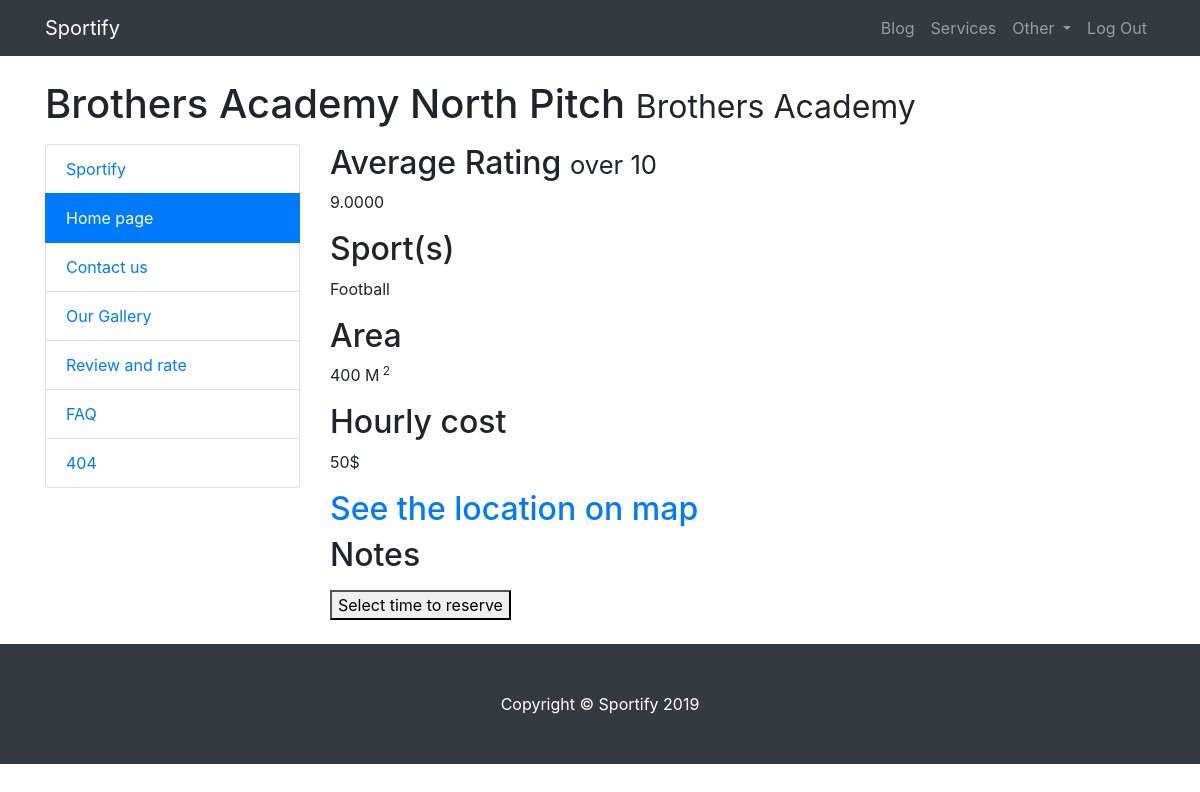
/sidebarpg.php?id=47, run on the app's committed database.
### tables this page shows
CREATE TABLE `activity` (
  `id` int(11) NOT NULL,
  `scid` int(11) NOT NULL,
  `adminid` int(11) NOT NULL,
  `name` varchar(50) NOT NULL,
  `area` int(11) NOT NULL,
  `type` varchar(50) NOT NULL,
  `MonthSub` int(11) NOT NULL,
  `hrcost` int(11) NOT NULL,
  `sport` varchar(50) NOT NULL,
  `notes` text NOT NULL,
  `longitude` float NOT NULL,
  `latitude` float NOT NULL,
  `phone` varchar(15) NOT NULL,
  `opentime` time NOT NULL,
  `closetime` time NOT NULL,
  `email` text NOT NULL,
  `city` varchar(10) NOT NULL
);

CREATE TABLE `sc` (
  `id` int(11) NOT NULL,
  `name` varchar(50) NOT NULL
);

### getall.php (called while the page is built, shortened)
<?php
$id = $_GET['id'];
$con=mysqli_connect("localhost","root","","sportify");
	$sq = "select * from activity where id = $id";
	$r = mysqli_query($con, $sq);
	if(mysqli_num_rows($r)== 1){
		$row = mysqli_fetch_array($r);
		$area = $row['area'];
		$hr = $row['hrcost'];
		$sport = $row['sport'];
		$avgquery = "SELECT activity.id, revsub.cid, AVG(review.rate) AS average FROM activity INNER join revsub on activity.id = revsub.actid INNER JOIN review on review.id = revsub.rid where activity.id = $id";
		$avgresult = mysqli_query($con, $avgquery);
		$ro = mysqli_fetch_array($avgresult);
		$namequery = "select activity.name, sc.name from activity inner join sc on activity.scid = sc.id where activity.id = $id";
		$namesexec = mysqli_query($con, $namequery);
		$roname = mysqli_fetch_array($namesexec);
		$clubname = $roname[0];
		$activityname = $roname[1];
	}
?>

### sidebarpg.php (the view, shortened to what this page needs)
<!DOCTYPE html>
<?php
	require("getall.php");
?>
<html lang="en">
<head>
  <link href="vendor/bootstrap/css/bootstrap.min.css" rel="stylesheet">
  <link href="css/modern-business.css" rel="stylesheet">
</head>
<body>
  <nav class="navbar fixed-top navbar-expand-lg navbar-dark bg-dark fixed-top">
    <div class="container">
      <a class="navbar-brand" href="index.php">Sportify</a>
      <div class="collapse navbar-collapse" id="navbarResponsive">
        <ul class="navbar-nav ml-auto">
		<li class="nav-item">
            <a class="nav-link" href="blog.php">Blog</a>
          </li>
          <li class="nav-item">
            <a class="nav-link" href="services.html">Services</a>
          </li>
          <li class="nav-item dropdown">
            <a class="nav-link dropdown-toggle" href="#" id="navbarDropdownBlog" data-toggle="dropdown" aria-haspopup="true" aria-expanded="false">
              Other
            </a>
          </li>
		<li class="nav-item">
            <a class="nav-link" href="logout.php">Log Out</a>
          </li>
		</ul>
      </div>
    </div>
  </nav>
  <div class="container">
    <h1 class="mt-4 mb-3"> <?php echo $clubname ?>
      <small> <?php echo $activityname ?> </small>
    </h1>
    <div class="row">
      <div class="col-lg-3 mb-4">
        <div class="list-group">
          <a href="home.php" class="list-group-item">Sportify</a>
          <a href="sidebar.html" class="list-group-item active">Home page</a>
          <a href="contact.php?id=<?php echo $_GET['id'] ?>" class="list-group-item">Contact us</a>
		  <a href="portfolio-1-col.php?id=<?php echo $_GET['id'] ?>" class="list-group-item">Our Gallery</a>
          <a href="reviews.php?id=<?php echo $_GET['id'] ?>" class="list-group-item">Review and rate</a>
          <a href="faq.php?id=<?php echo $id; ?>" class="list-group-item">FAQ</a>
          <a href="404.php?id=<?php echo  $id; ?>" class="list-group-item">404</a>
        </div>
      </div>
      <div class="col-lg-9 mb-4">
        <h2>Average Rating <small> over 10 </small> </h2>
        <p> <?php echo $ro['average'];?> </p>
		<h2>Sport(s)</h2>
        <p> <?php echo $sport; ?> </p>
		<h2>Area</h2>
        <p> <?php echo $area; ?> M<sup> 2 </p>
		<h2>Hourly cost</h2>
        <p> <?php echo $hr; ?>$ </p>
		<h2> <a href="contact.php?id=<?php echo $id;?>"> See the location on map </a></h2>
		<h2>Notes</h2>
      <form method="post" action="<?php echo $_SERVER['PHP_SELF']."?id=$id"; ?>">
	  <button name="selec" type="submit">Select time to reserve</button>
	  </form>
	  </div>
    </div>
  </div>
  <footer class="py-5 bg-dark">
    <div class="container">
      <p class="m-0 text-center text-white">Copyright &copy; Sportify 2019</p>
    </div>
  </footer>
</body>
</html>

### css/modern-business.css (style rules this page uses)
body { padding-top: 56px; }
body { background-color: #FFFFFF; }

### data on the page
activity: name "Brothers Academy North Pitch", scid.name "Brothers Academy", sport "Football", area "400", hrcost "50"

### other printed values
$ro['average'] "9.0000"
